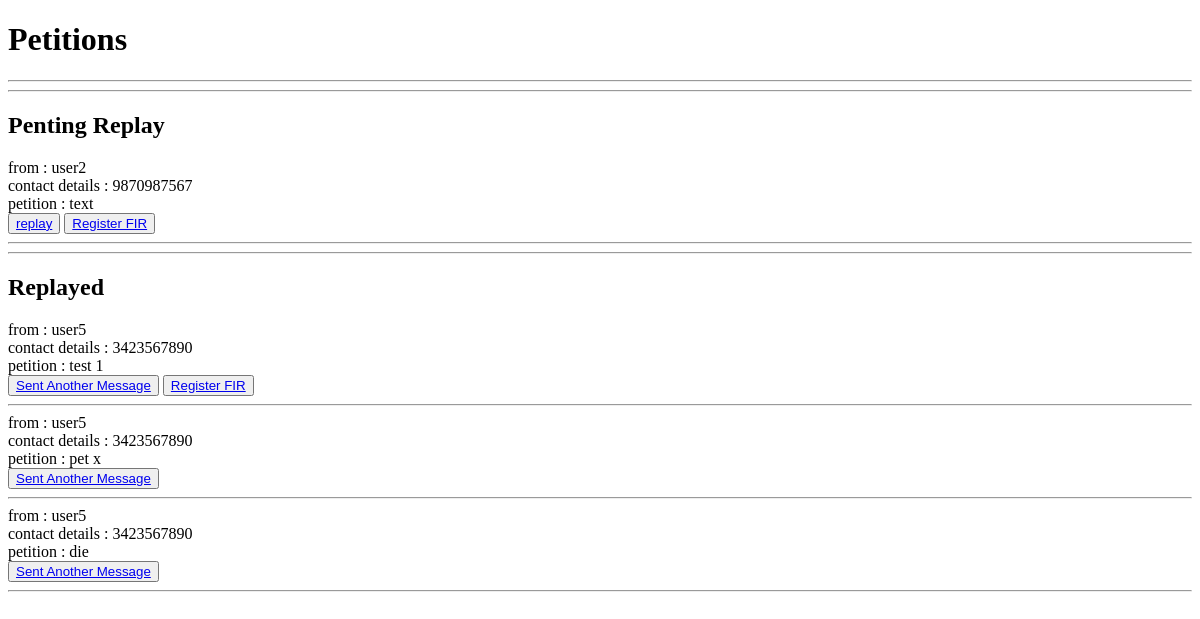
/view_petition/ (signed in), run on an earlier commit of the app's database.
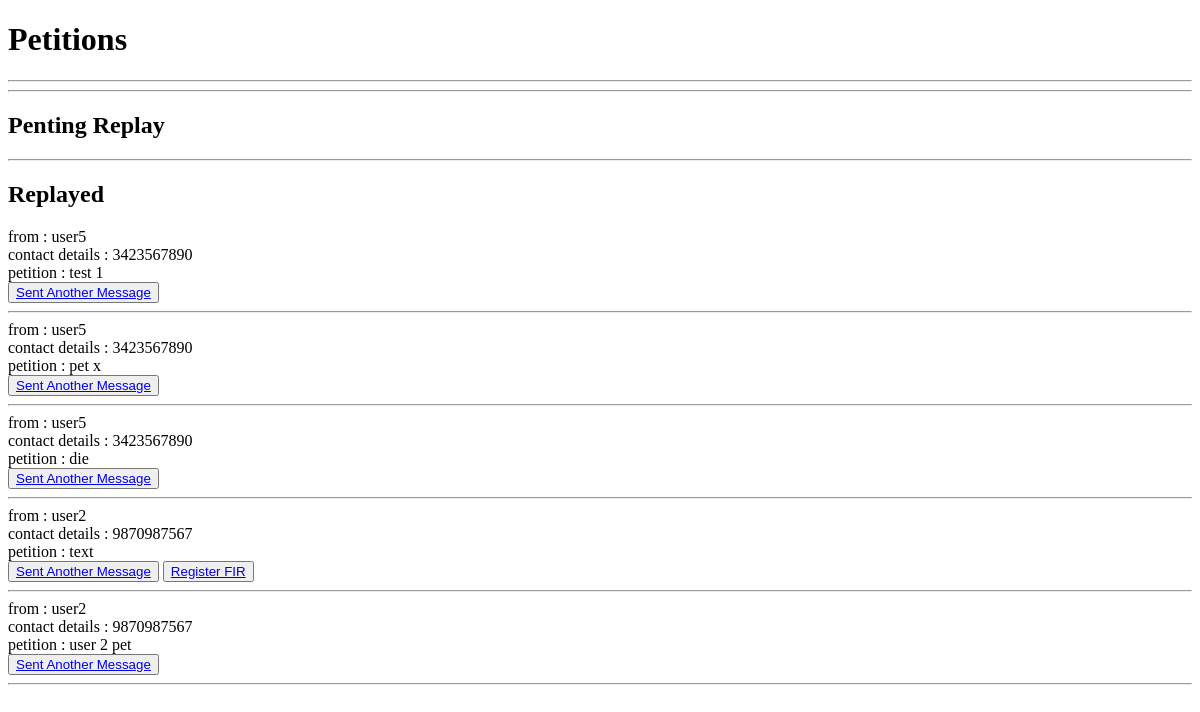
And on a later commit of the database.
### app_mini/models.py (models this page shows)
class Petition(models.Model):
    user = models.ForeignKey(user_registration, on_delete=models.SET_NULL, null=True)
    station = models.ForeignKey(police_station_registration, on_delete=models.SET_NULL, null=True)
    fir_number = models.CharField(max_length=20, null=True)
    petition_text = models.TextField()
    date = models.DateField(auto_now_add=True)
    reply = models.TextField(null = True)

class user_registration(models.Model):
    login_id = models.ForeignKey(login, on_delete=models.CASCADE, null=True, blank=True)
    fullname = models.CharField(max_length=30)
    contact = models.CharField(max_length=20)

### app_mini/views.py (the view)
# urls.py: path('view_petition/', views.view_petition, name='view_petition'),
def view_petition(request):
    login_id = request.session.get('station_id')
    station = police_station_registration.objects.get(login_id = login_id)
    station_id = station.station_id
    petition = Petition.objects.filter(station_id = station_id)
    return render(request, 'police_station/view_petition.html', {'petition':petition})

### app_mini/templates/police_station/view_petition.html (shortened to what this page needs)
<!DOCTYPE html>
<html lang="en">
<head>
</head>
<body>
    <h1>Petitions</h1>
    <hr><hr>
    {% if petition|length > 0 %}
<h2>Penting Replay</h2>
        {% for pet in petition %}
                {% if pet.reply == NULL %}
                from : {{pet.user.fullname}}
                <br>
                contact details : {{pet.user.contact}}
                <br>
                petition : {{pet.petition_text}}
                <br>
                <button><a href="{% url 'reply_to_petition' pet.id %}">replay</a></button>
                {% if pet.fir_number == NULL %}
                <button><a href="{% url 'fir_registration' pet.id %}">Register FIR</a></button>
                {% endif %}
                <hr>
                {% endif %}
        {% endfor %}
        <hr>
<h2>Replayed </h2>
        {% for pet in petition %}
            {% if pet.reply %}
                from : {{pet.user.fullname}}
                <br>
                contact details : {{pet.user.contact}}
                <br>
                petition : {{pet.petition_text}}
                <br>
                <button><a href="{% url 'reply_to_petition' pet.id %}">Sent Another Message</a></button>
                {% if pet.fir_number == NULL %}
                <button><a href="{% url 'fir_registration' pet.id %}">Register FIR</a></button>
                {% endif %}
                <hr>
            {% endif %}
        {% endfor %}
    {% else %}
        <p>No petitions available at the moment.</p>
    {% endif %}
</body>
</html>

What changed in the data, as far as the page shows it:
changed Petition "test 1": no longer shows "Register FIR"
changed Petition "text": moves from the list under "Penting Replay" to the list under "Replayed"
added Petition: user.fullname "user2", user.contact "9870987567", petition_text "user 2 pet", shown under "Replayed"
